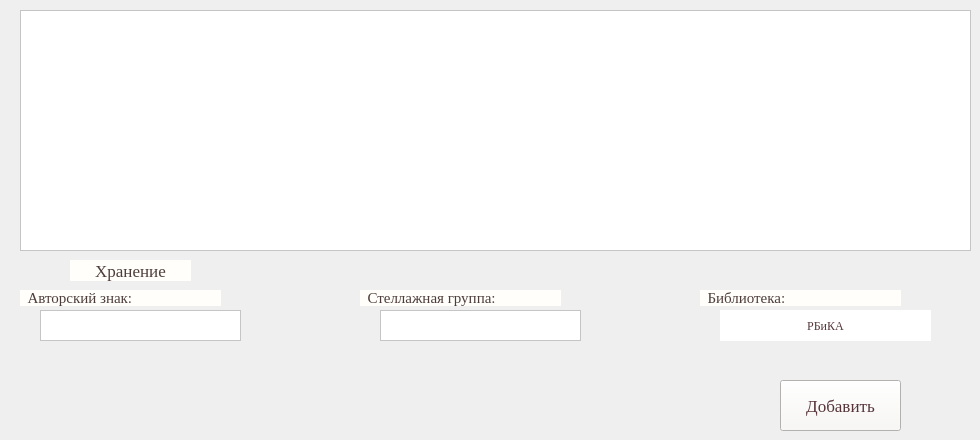
    <widget class="QWidget" name="keeping">
     <attribute name="title">
      <string>Хранение</string>
     </attribute>
     <widget class="QTableView" name="tab_keep">
      <property name="geometry">
       <rect>
        <x>20</x>
        <y>10</y>
        <width>951</width>
        <height>241</height>
       </rect>
      </property>
      <property name="styleSheet">
       <string notr="true">background-color: rgb(255, 255, 255);</string>
      </property>
     </widget>
     <widget class="QLabel" name="lab_nazv_k">
      <property name="geometry">
       <rect>
        <x>70</x>
        <y>260</y>
        <width>121</width>
        <height>21</height>
       </rect>
      </property>
      <property name="font">
       <font>
        <family>Georgia</family>
        <pointsize>13</pointsize>
       </font>
      </property>
      <property name="styleSheet">
       <string notr="true">background-color: rgb(255, 254, 250);
color: rgb(77, 61, 58);</string>
      </property>
      <property name="text">
       <string>Хранение</string>
      </property>
      <property name="alignment">
       <set>Qt::AlignCenter</set>
      </property>
     </widget>
     <widget class="QLabel" name="lab_naz_mark_k">
      <property name="geometry">
       <rect>
        <x>20</x>
        <y>290</y>
        <width>201</width>
        <height>16</height>
       </rect>
      </property>
      <property name="font">
       <font>
        <family>Georgia</family>
        <pointsize>11</pointsize>
       </font>
      </property>
      <property name="styleSheet">
       <string notr="true">background-color: rgb(255, 254, 250);
color: rgb(77, 61, 58);</string>
      </property>
      <property name="text">
       <string>  Авторский знак:</string>
      </property>
     </widget>
     <widget class="QLabel" name="lab_naz_sgr_k">
      <property name="geometry">
       <rect>
        <x>360</x>
        <y>290</y>
        <width>201</width>
        <height>16</height>
       </rect>
      </property>
      <property name="font">
       <font>
        <family>Georgia</family>
        <pointsize>11</pointsize>
       </font>
      </property>
      <property name="styleSheet">
       <string notr="true">background-color: rgb(255, 254, 250);
color: rgb(77, 61, 58);</string>
      </property>
      <property name="text">
       <string>  Стеллажная группа:</string>
      </property>
     </widget>
     <widget class="QLabel" name="lab_naz_libk">
      <property name="geometry">
       <rect>
        <x>700</x>
        <y>290</y>
        <width>201</width>
        <height>16</height>
       </rect>
      </property>
      <property name="font">
       <font>
        <family>Georgia</family>
        <pointsize>11</pointsize>
       </font>
      </property>
      <property name="styleSheet">
       <string notr="true">background-color: rgb(255, 254, 250);
color: rgb(77, 61, 58);</string>
      </property>
      <property name="text">
       <string>  Библиотека:</string>
      </property>
     </widget>
     <widget class="QLabel" name="lab_lib_k">
      <property name="geometry">
       <rect>
        <x>720</x>
        <y>310</y>
        <width>211</width>
        <height>31</height>
       </rect>
      </property>
      <property name="font">
       <font>
        <family>Georgia</family>
        <pointsize>9</pointsize>
       </font>
      </property>
      <property name="styleSheet">
       <string notr="true">background-color: rgb(255, 255, 255);
color: rgb(85, 54, 59);</string>
      </property>
      <property name="text">
       <string>РБиКА</string>
      </property>
      <property name="alignment">
       <set>Qt::AlignCenter</set>
      </property>
     </widget>
     <widget class="QTextEdit" name="te_mark_k">
      <property name="geometry">
       <rect>
        <x>40</x>
        <y>310</y>
        <width>201</width>
        <height>31</height>
       </rect>
      </property>
      <property name="font">
       <font>
        <family>Georgia</family>
        <pointsize>9</pointsize>
       </font>
      </property>
      <property name="styleSheet">
       <string notr="true">background-color: rgb(255, 255, 255);
color: rgb(85, 54, 59);</string>
      </property>
     </widget>
     <widget class="QTextEdit" name="te_sgr_k">
      <property name="geometry">
       <rect>
        <x>380</x>
        <y>310</y>
        <width>201</width>
        <height>31</height>
       </rect>
      </property>
      <property name="font">
       <font>
        <family>Georgia</family>
        <pointsize>9</pointsize>
       </font>
      </property>
      <property name="styleSheet">
       <string notr="true">background-color: rgb(255, 255, 255);
color: rgb(85, 54, 59);</string>
      </property>
     </widget>
     <widget class="QPushButton" name="btn_add_k">
      <property name="geometry">
       <rect>
        <x>780</x>
        <y>380</y>
        <width>121</width>
        <height>51</height>
       </rect>
      </property>
      <property name="font">
       <font>
        <family>Georgia</family>
        <pointsize>13</pointsize>
       </font>
      </property>
      <property name="styleSheet">
       <string notr="true">background-color: rgb(249, 248, 245);
color: rgb(84, 52, 57);</string>
      </property>
      <property name="text">
       <string>Добавить</string>
      </property>
     </widget>
    </widget>
